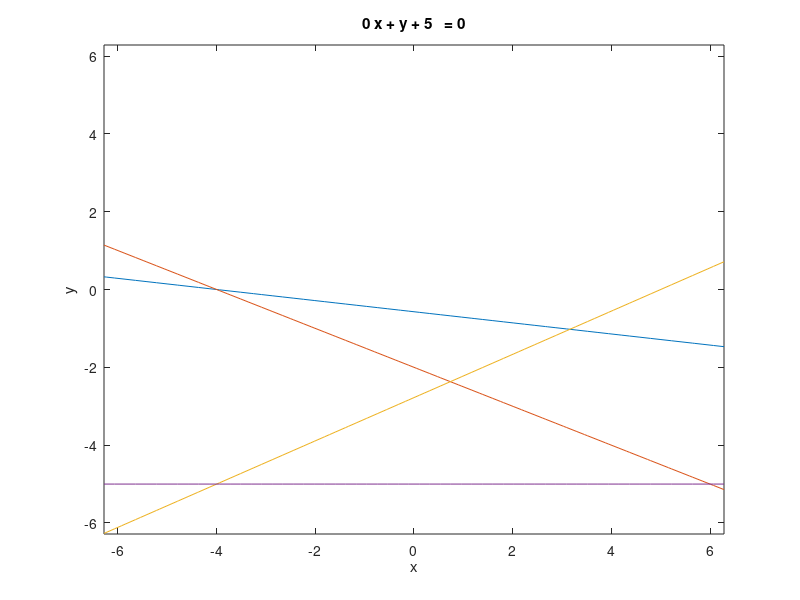

This figure's MATLAB source:
figure;
ezplot('- x - 7*y - 4  ')
hold on
ezplot('x + 2*y + 4 ') 
hold on
ezplot('(9*y)/5 - x + 5  ')
hold on
ezplot('0*x + y + 5  ') 
hold on

return


figure;
ezplot('- x - 7*y - 4  ')
hold on
ezplot('x +7*y - 10  ')
hold on
ezplot('x + 2*y + 4 ') 
hold on
return


% - s1 - 7*s2 - 4 <= 0 
% s1 + 7*s2 - 10 <= 0 
% s1 + 2*s2 + 4 <= 0 
% 
% s1 + 7*s2 + 4 <= 0 
% s1 - (9*s2)/5 - 5 <= 0 
% - s2 - 5 <= 0 
% s1 + 2*s2 + 4 <= 0 

figure;
ezplot('- x - 7*y - 4  ')
hold on
ezplot('(9*y)/5 - x + 5  ')
hold on
ezplot('56*y-48*x-4*x*y-x^2-4*y^2+184') 
hold on
ezplot('x + 2*y - 4 ') 
hold on
ezplot('x + 2*y + 4 ') 
hold on
return




figure;
ezplot('- x - 7*y - 4  ')
hold on
ezplot('148*x - 196*y + (x + 7*y)^2 - 684 ')
hold on
ezplot('(9*y)/5 - x + 5  ')
hold on
ezplot('56*y-48*x-4*x*y-x^2-4*y^2+184') 
hold on
ezplot('x + 2*y - 4 ') 
hold on
return

figure;
ezplot('- x - 7*y - 4  ')
hold on
ezplot('x + 2*y + 4 ') 
hold on
ezplot('56*y-48*x-4*x*y-x^2-4*y^2+184') 
hold on
ezplot('x + 2*y - 4 ') 
hold on

return

figure;
ezplot('- x - 7*y - 4  ')
hold on
ezplot('(9*y)/5 - x + 5  ')
hold on
ezplot('x + 2*y + 4 ') 
hold on
ezplot('x + 2*y - 4 ') 
hold on
return


figure;
ezplot('- x - 7*y - 4  ')
hold on
ezplot('148*x - 196*y + (x + 7*y)^2 - 684 ')
hold on
ezplot('(9*y)/5 - x + 5  ')
hold on
X = [3.1591,3.1591,3.0591,3.2591,3.0591,3.2591];
Y = [-1.1227,-0.9227,-1.0227,-1.0227,-0.5381,-1.5073];
plot(X,Y);
hold on;

return
figure;
X = [-5,-5,1,0,-5,-5,1];
Y = [5,-4,3,-4,-4,5,3];

plot(X,Y);
hold on;
xlim([-6, 4]); % Set x-axis range from 0 to 6
ylim([-5, 6]); % Set y-axis range from 0 to 6

return
X = [1,0,2,2,1];
Y = [3,-4,0,1,3];
plot(X,Y);
hold on;

return
%d(1)=domain([-5,-4;0,-4;1,3;-5,5],x,y); 
 %           d(2)=domain([0,-4;2,0;2,1;1,3],x,y); 

figure;

hold on

ezplot('0*x + y + 5  ') 
hold on


ezplot('9*y/5-x+5')
hold on
return


figure;
ezplot('x + 0*y + 4 ') 
hold on
f = ezplot('- x/sqrt(2) - y - 7.824 ') 
set(f, 'Color', 'r');

hold on

ezplot('0*x + y + 5  ') 
hold on


ezplot('9*y/5-x+5')
hold on
return



ezplot('x + y + 2')

%ezplot('x + 2*y + 4 <= 0') 
hold on
ezplot('x + 0*y + 1 ') 
hold on
ezplot('0*x + y + 1 ') 
hold on
ezplot('2* x + y + 2')

%ezplot('x + 2*y + 4 <= 0') 
hold on
%ezplot('x + 7*y - 46 <= 0') 
%hold on
return
figure;
ezplot('1-5/2*y-x  ')
hold on
ezplot('- x - 2*y - 4 ')
hold on
ezplot('x - 2*y +44  ')
hold on
return





ezplot('(9*y)/5 - x + 5 ')
hold on
return

x = sym('x')
y = sym('y')
subs(4 - 2*y - x,[x,y],[-20,13])
subs(x-2*y+44,[x,y],[-20,13])
return

figure;
ezplot('8*x+24*y-(x+2*y)^2-32 ')
hold on
ezplot('x + (5*y)/2 - 1 ')
hold on
return



ezplot('4 - 2*y - x ')
 hold on
 ezplot('-x -2* y - 4 ') 
 hold on
ezplot('2*y-x-15 ')
hold on



return

%X = [-5,0,-5,-5];
%Y = [-4,-4,5,-4];
% X = [-5,0,1,-5];
% Y = [5,-4,3,5];
 X = [-5,-5,0,1,-5];
 Y = [5,-4,-4,3,5];

plot(X,Y);
xlim([-6, 2]); % Set x-axis range from 0 to 6
ylim([-5, 6]); % Set y-axis range from 0 to 6
return
ezplot('(9*y)/5 - x + 5 ')
hold on
%ezplot('x + 7*y - 10 ')
%hold on

ezplot('- x - 7*y - 4 ')
hold on
return

ezplot('148*x - 196*y + (x + 7*y)^2 - 684 ')
hold on
ezplot('y/3 - x + 14/3 ')
hold on

s2/3 - s1 + 14/3
return



ezplot('- y - 4 +0*x ')
hold on
ezplot('x + (5*y)/9 + 20/9 ')
hold on
ezplot('x + 3*y - 10 ')
hold on
ezplot('x - (6*y)/7 + 11/7  ')
hold on
ezplot('x - y/7 - 4/7')
hold on
ezplot('- x - 5 +0*y')
hold on
%return
%ezplot('-x + y ')
hold on
return
ezplot('-x -3 + y ')
hold on
ezplot('-x^2 +1 +  y ')
hold on
ezplot('-x^2 -1 + y ')
hold on
return
ezplot('x + y ')
hold on
ezplot('(5*y)/4 - x + 25/4')
hold on
ezplot('- x - (3*y)/2 - 3/2')
hold on
ezplot('27*x - (51*y)/2 + (x + (3*y)/2)^2 - 591/4 ')
hold on
ezplot('(9*y)/2 - 3*x + (x + (3*y)/2)^2 + 9/4')
hold on
return


(9*y)/2 - 3*x + (x + (3*y)/2)^2 + 9/4 <= 0 


ezplot('x+y-1')
hold on
ezplot('-x-y')
hold on
ezplot('y/3 - x - 1/6')
hold on
ezplot('x - (5*y)/4 - 25/4')
hold on
ezplot('(x + y)^2 - 8*x ')

hold on
ezplot('7*x - 5*y - 25')
hold on

return
ezplot('x + y - 1  ')
hold on
ezplot('- x - y  ')

hold on
ezplot('x - y/3 + 1/6 ')
hold on
ezplot('y - x - 1  ')
hold on
ezplot('(x + y)^2 - 8*x  ')
hold on
ezplot('18*y - 18*x - (x + y)^2 + 99  ')


hold on
return



return
%ezplot('-y')
%ezplot("-y")
%hold on
ezplot('log(abs(x))/log(exp(1))')
return
ezplot('x^2*(ln(abs(y)+0.5))'  )
return
%ezplot('exp(-x^2)',[-1,1]  )
%ezplot('sin(x)' ,[-1,1] )
ezplot('abs(x*y)'  )

hold on

%ezplot('x - 1' ) 
%hold on
ezplot('x - y'  )

hold on
ezplot('(2*y)/3 - x - 1') 
hold on
ezplot('- x - (2*y)/3' )
hold on
ezplot('6^(1/2)/4 - (6^(1/2)*x)/2 - y + 7/8'  )
hold on
ezplot('y + (6^(1/2)*x)/2 - 3/8' )
hold on
return
ezplot("x - y")
hold on

ezplot("-3*x + 2*y -3")
hold on
ezplot("x + y")
hold on
ezplot("x + y-2")
hold on
ezplot("x + 3*y/2+3/2")
hold on
ezplot("x + 3*y/2-9/2")
hold on
return
ezplot("3*x + 2*y")
hold on
return
ezplot('s2/2 - s1/2 - (s1 + s2)^2/36 + 11/4')
hold on
ezplot('(27*s1)/44 - (51*s2)/88 + (s1 + (3*s2)/2)^2/44 - 591/176')
hold on
return

(27*s1)/44 - (51*s2)/88 + (s1 + (3*s2)/2)^2/44 - 591/176 
s2/2 - s1/2 - (s1 + s2)^2/36 + 11/4 
(51*s2)/88 - (27*s1)/44 - (s1 + (3*s2)/2)^2/44 + 591/176 <= 0

%ezplot('x-y-2')
%hold on
%ezplot('-x+y')
%hold on
ezplot('8*x-(x+y)^2')
hold on
ezplot("x-y+1")
%ezplot("y-1")
hold on
ezplot("y+x-2")
hold on
ezplot("y+x")
hold on
